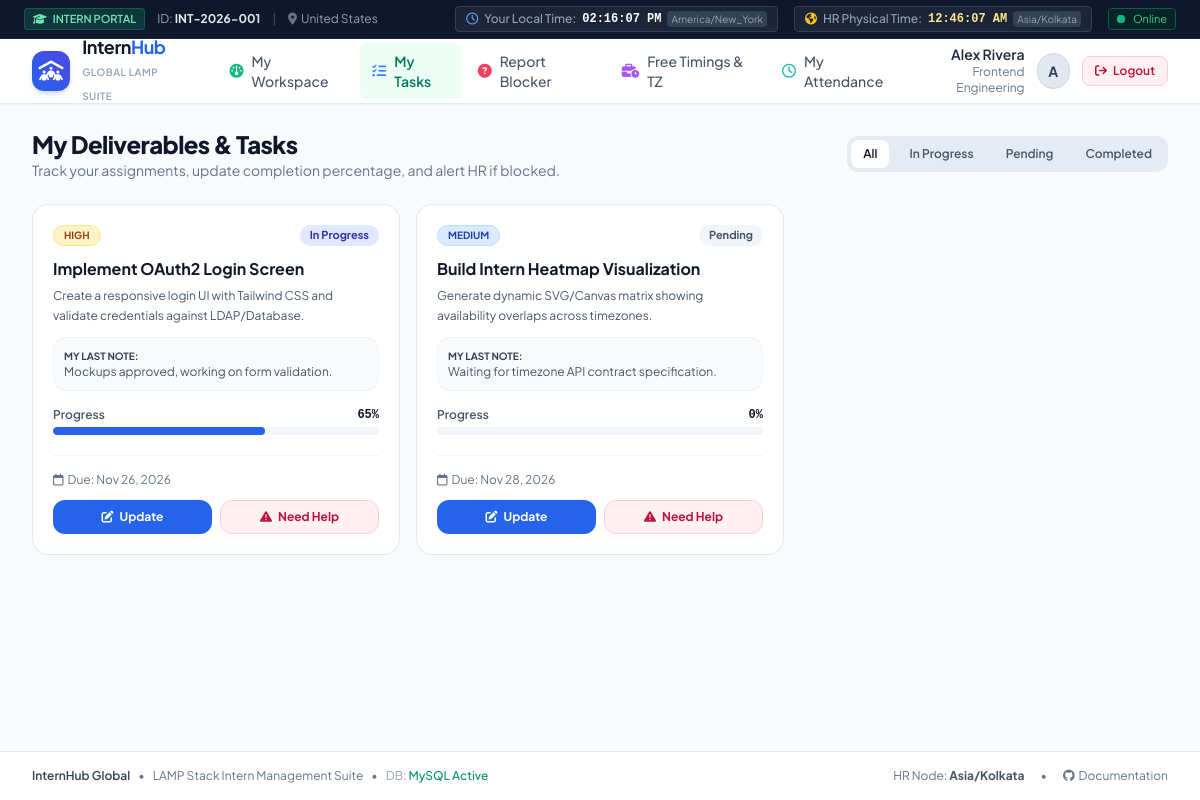
/intern/tasks.php (signed in), run on the app's committed database.
### tables this page shows
CREATE TABLE IF NOT EXISTS tasks (
    id INT AUTO_INCREMENT PRIMARY KEY,
    title VARCHAR(255) NOT NULL,
    description TEXT NULL,
    assigned_to INT NOT NULL,
    created_by INT NOT NULL,
    priority ENUM('low', 'medium', 'high', 'urgent') DEFAULT 'medium',
    status ENUM('pending', 'in_progress', 'completed') DEFAULT 'pending',
    progress_percent INT DEFAULT 0,
    due_date DATE NULL,
    notes TEXT NULL,
    completed_at DATETIME NULL,
    created_at DATETIME DEFAULT CURRENT_TIMESTAMP,
    updated_at DATETIME DEFAULT CURRENT_TIMESTAMP ON UPDATE CURRENT_TIMESTAMP,
    FOREIGN KEY (assigned_to) REFERENCES users(id) ON DELETE CASCADE,
    FOREIGN KEY (created_by) REFERENCES users(id) ON DELETE CASCADE
);

### intern/tasks.php (the view, shortened to what this page needs)
<?php
$db = getDB();
$user = getCurrentUser();
$statusFilter = $_GET['status'] ?? '';
$sql = "SELECT * FROM tasks WHERE assigned_to = :uid";
$params = [':uid' => $user['id']];
$sql .= " ORDER BY CASE status WHEN 'in_progress' THEN 1 WHEN 'pending' THEN 2 ELSE 3 END, due_date ASC";
$stmt = $db->prepare($sql);
$stmt->execute($params);
$tasks = $stmt->fetchAll();
require_once __DIR__ . '/../includes/header.php';
?>
<div class="space-y-6">
    <div class="flex flex-col sm:flex-row sm:items-center justify-between gap-4">
        <div>
            <h1 class="text-2xl font-extrabold text-slate-900 tracking-tight">My Deliverables & Tasks</h1>
            <p class="text-sm text-slate-500">Track your assignments, update completion percentage, and alert HR if blocked.</p>
        </div>
        <div class="flex items-center space-x-2 bg-slate-200/80 p-1 rounded-xl text-xs font-semibold">
            <a href="<?= BASE_URL ?>/intern/tasks.php" class="px-3 py-1.5 rounded-lg transition <?= empty($statusFilter) ? 'bg-white text-slate-900 shadow-xs' : 'text-slate-600 hover:text-slate-900' ?>">All</a>
            <a href="<?= BASE_URL ?>/intern/tasks.php?status=in_progress" class="px-3 py-1.5 rounded-lg transition <?= $statusFilter === 'in_progress' ? 'bg-white text-indigo-700 shadow-xs font-bold' : 'text-slate-600 hover:text-slate-900' ?>">In Progress</a>
            <a href="<?= BASE_URL ?>/intern/tasks.php?status=pending" class="px-3 py-1.5 rounded-lg transition <?= $statusFilter === 'pending' ? 'bg-white text-amber-700 shadow-xs font-bold' : 'text-slate-600 hover:text-slate-900' ?>">Pending</a>
            <a href="<?= BASE_URL ?>/intern/tasks.php?status=completed" class="px-3 py-1.5 rounded-lg transition <?= $statusFilter === 'completed' ? 'bg-white text-emerald-700 shadow-xs font-bold' : 'text-slate-600 hover:text-slate-900' ?>">Completed</a>
        </div>
    </div>
    <div class="grid grid-cols-1 md:grid-cols-2 lg:grid-cols-3 gap-4">
        <?php if (empty($tasks)): ?>
            <div class="col-span-full bg-white p-12 text-center rounded-2xl border border-slate-200 text-slate-400">
                <i class="fa-solid fa-list-check text-4xl mb-3 text-slate-300"></i>
                <p class="text-base font-semibold text-slate-700">No tasks in this category.</p>
            </div>
        <?php else: ?>
            <?php foreach ($tasks as $t): ?>
                <?php
                $isOverdue = (!empty($t['due_date']) && strtotime($t['due_date']) < strtotime(date('Y-m-d')) && $t['status'] !== 'completed');
                $priorityBadge = match($t['priority']) {
                    'urgent' => 'bg-rose-100 text-rose-800 border-rose-200',
                    'high' => 'bg-amber-100 text-amber-800 border-amber-200',
                    'medium' => 'bg-blue-100 text-blue-800 border-blue-200',
                    default => 'bg-slate-100 text-slate-700 border-slate-200',
                };
                $statusBadge = match($t['status']) {
                    'completed' => 'bg-emerald-100 text-emerald-800',
                    'in_progress' => 'bg-indigo-100 text-indigo-800',
                    default => 'bg-slate-100 text-slate-600',
                };
                ?>
                <div class="bg-white rounded-2xl border <?= $isOverdue ? 'border-rose-300' : 'border-slate-200' ?> p-5 shadow-xs flex flex-col justify-between hover:shadow-md transition">
                    <div>
                        <div class="flex items-center justify-between gap-2">
                            <span class="px-2.5 py-0.5 rounded-full text-[10px] font-bold uppercase border <?= $priorityBadge ?>">
                                <?= htmlspecialchars($t['priority']) ?>
                            </span>
                            <span class="px-2.5 py-0.5 rounded-full text-[11px] font-bold capitalize <?= $statusBadge ?>">
                                <?= str_replace('_', ' ', $t['status']) ?>
                            </span>
                        </div>
                        <h3 class="text-base font-bold text-slate-900 mt-3 leading-snug"><?= htmlspecialchars($t['title']) ?></h3>
                        <p class="text-xs text-slate-600 mt-1.5 leading-relaxed"><?= htmlspecialchars($t['description'] ?: 'No description.') ?></p>
                        <?php if (!empty($t['notes'])): ?>
                            <div class="mt-3 p-2.5 rounded-xl bg-slate-50 border border-slate-100 text-xs text-slate-600">
                                <span class="font-bold text-slate-700 block text-[10px] uppercase">My Last Note:</span>
                                <?= htmlspecialchars($t['notes']) ?>
                            </div>
                        <?php endif; ?>
                        <div class="mt-4">
                            <div class="flex items-center justify-between text-xs font-semibold text-slate-600 mb-1">
                                <span>Progress</span>
                                <span class="font-mono text-slate-900"><?= $t['progress_percent'] ?>%</span>
                            </div>
                            <div class="w-full bg-slate-100 rounded-full h-2 overflow-hidden">
                                <div class="bg-blue-600 h-2 rounded-full transition-all duration-500" style="width: <?= $t['progress_percent'] ?>%"></div>
                            </div>
                        </div>
                    </div>
                    <div class="mt-5 pt-4 border-t border-slate-100 space-y-3">
                        <div class="flex items-center justify-between text-xs">
                            <span class="<?= $isOverdue ? 'text-rose-600 font-bold' : 'text-slate-500' ?>">
                                <i class="fa-regular fa-calendar mr-1"></i>Due: <?= $t['due_date'] ? date('M d, Y', strtotime($t['due_date'])) : 'Open' ?>
                            </span>
                        </div>
                        <div class="grid grid-cols-2 gap-2 text-xs">
                            <button type="button" onclick="openProgressModal(<?= $t['id'] ?>, '<?= htmlspecialchars($t['title'], ENT_QUOTES) ?>', <?= $t['progress_percent'] ?>, '<?= $t['status'] ?>', '<?= htmlspecialchars($t['notes'] ?? '', ENT_QUOTES) ?>')" class="py-2 px-3 bg-blue-600 hover:bg-blue-700 text-white font-bold rounded-xl shadow-xs transition flex items-center justify-center">
                                <i class="fa-solid fa-pen-to-square mr-1.5"></i>Update
                            </button>
                            <a href="<?= BASE_URL ?>/intern/report_difficulty.php?task_id=<?= $t['id'] ?>" class="py-2 px-3 bg-rose-50 hover:bg-rose-100 text-rose-700 border border-rose-200 font-bold rounded-xl transition flex items-center justify-center">
                                <i class="fa-solid fa-triangle-exclamation mr-1.5"></i>Need Help
                            </a>
                        </div>
                    </div>
                </div>
            <?php endforeach; ?>
        <?php endif; ?>
    </div>
</div>
<?php require_once __DIR__ . '/../includes/footer.php'; ?>

### includes/header.php (style rules this page uses)
body { font-family: 'Plus Jakarta Sans', sans-serif; }

### data on the page
tasks: priority "HIGH", status "In Progress", title "Implement OAuth2 Login Screen", description "Create a responsive login UI with Tailwind CSS and validate credentials against LDAP/Database.", notes "Mockups approved, working on form validation.", progress_percent "65", due_date "Nov 26, 2026"
tasks: priority "MEDIUM", status "Pending", title "Build Intern Heatmap Visualization", description "Generate dynamic SVG/Canvas matrix showing availability overlaps across timezones.", notes "Waiting for timezone API contract specification.", progress_percent "0", due_date "Nov 28, 2026"

### other printed values
$userRole "INTERN"
$currentUser['intern_id'] "INT-2026-001"
$currentUser['country'] "United States"
$userTimezone "America/New_York"
$hrTimezone "Asia/Kolkata"
$currentUser['name'] "Alex Rivera"
$currentUser['department'] "Frontend Engineering"
substr($currentUser['name'], 0, 1) "A"
APP_NAME "InternHub Global"
DEFAULT_HR_TIMEZONE "Asia/Kolkata"
